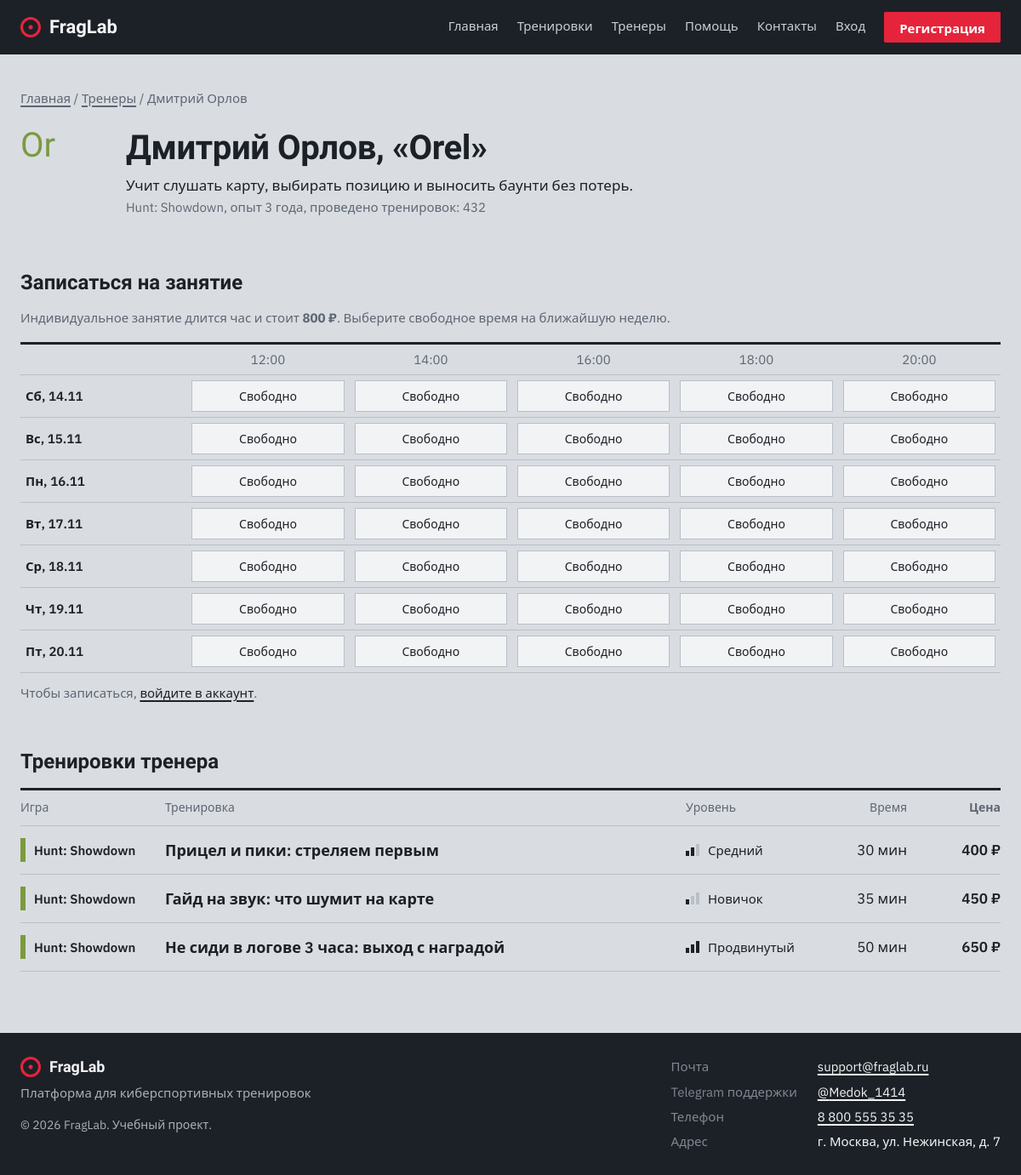
The app's page /coach.php?id=4 with its own data.
### tables this page shows
CREATE TABLE coaches (
    id               INT AUTO_INCREMENT PRIMARY KEY,
    full_name        VARCHAR(100) NOT NULL,
    nickname         VARCHAR(50)  NOT NULL,
    game_id          INT          NOT NULL,
    experience_years TINYINT      NOT NULL DEFAULT 1,
    bio              TEXT         NOT NULL,
    FOREIGN KEY (game_id) REFERENCES games(id) ON DELETE CASCADE
);

CREATE TABLE games (
    id          INT AUTO_INCREMENT PRIMARY KEY,
    name        VARCHAR(50)  NOT NULL UNIQUE,
    genre       VARCHAR(50)  NOT NULL,
    description TEXT         NOT NULL,
    color       VARCHAR(7)   NOT NULL DEFAULT '#7C3AED',
     
    hour_price  INT          NOT NULL DEFAULT 1000
);

CREATE TABLE trainings (
    id           INT AUTO_INCREMENT PRIMARY KEY,
    title        VARCHAR(150) NOT NULL,
    game_id      INT          NOT NULL,
    coach_id     INT          NULL,
    level        ENUM('Новичок','Средний','Продвинутый') NOT NULL DEFAULT 'Новичок',
    duration_min SMALLINT     NOT NULL,
    description  TEXT         NOT NULL,
    created_at   DATETIME     NOT NULL DEFAULT CURRENT_TIMESTAMP,
    FOREIGN KEY (game_id)  REFERENCES games(id)   ON DELETE CASCADE,
    FOREIGN KEY (coach_id) REFERENCES coaches(id) ON DELETE SET NULL
);

### config.php (called while the page is built, shortened)
<?php
function e($value): string
{
    return htmlspecialchars((string)$value, ENT_QUOTES, 'UTF-8');
}
function plural(int $n, string $one, string $few, string $many): string
{
    $mod10 = $n % 10;
    $mod100 = $n % 100;
    if ($mod10 === 1 && $mod100 !== 11) {
        $word = $one;
    } elseif ($mod10 >= 2 && $mod10 <= 4 && ($mod100 < 12 || $mod100 > 14)) {
        $word = $few;
    } else {
        $word = $many;
    }
    return "$n $word";
}
function sessions_done(int $experienceYears): int
{
    return SESSIONS_PER_MONTH * 12 * $experienceYears;
}
function training_price(int $hourPrice, int $minutes): int
{
    return (int)(round($hourPrice * $minutes / 60 / 50) * 50);
}
function rub(int $amount): string
{
    return number_format($amount, 0, '', ' ') . ' ₽';
}
function current_user(): ?array
{
    return $_SESSION['user'] ?? null;
}

### coach.php (the view, shortened to what this page needs)
<?php
require 'config.php';
$id = (int)($_GET['id'] ?? 0);
$stmt = $pdo->prepare(
    'SELECT c.*, g.name AS game, g.color, g.hour_price FROM coaches c JOIN games g ON g.id = c.game_id WHERE c.id = ?'
);
$stmt->execute([$id]);
$coach = $stmt->fetch();
$days = [];
for ($i = 1; $i <= DAYS_AHEAD; $i++) {
    $days[] = date('Y-m-d', strtotime("+$i day"));
}
$slots = [];
foreach ($days as $day) {
    foreach (SLOT_TIMES as $time) {
        $slots[] = "$day $time:00";
    }
}
$stmt = $pdo->prepare('SELECT starts_at, user_id FROM bookings WHERE coach_id = ? AND starts_at BETWEEN ? AND ?');
$stmt->execute([$id, $slots[0], end($slots)]);
$busy = $stmt->fetchAll(PDO::FETCH_KEY_PAIR);
$stmt = $pdo->prepare(
    'SELECT t.*, g.name AS game, g.color, g.hour_price, NULL AS coach
     FROM trainings t JOIN games g ON g.id = t.game_id
     WHERE t.coach_id = ? ORDER BY t.duration_min'
);
$stmt->execute([$id]);
$trainings = $stmt->fetchAll();
require 'includes/header.php';
?>
<nav class="breadcrumbs">
    <a href="index.php">Главная</a> / <a href="coaches.php">Тренеры</a> / <?= e($coach['full_name']) ?>
</nav>
<div class="coach-head" style="--game: <?= e($coach['color']) ?>">
    <div class="coach-nick"><?= e(mb_substr($coach['nickname'], 0, 2)) ?></div>
    <div>
        <h1 class="page-title" style="margin-bottom: 8px"><?= e($coach['full_name']) ?>, «<?= e($coach['nickname']) ?>»</h1>
        <p><?= e($coach['bio']) ?></p>
        <p class="muted"><?= e($coach['game']) ?>, опыт <?= plural((int)$coach['experience_years'], 'год', 'года', 'лет') ?>, проведено тренировок: <?= sessions_done((int)$coach['experience_years']) ?></p>
    </div>
</div>
<h2 class="section-title">Записаться на занятие</h2>
<p class="muted" style="margin-bottom: 16px">Индивидуальное занятие длится час и стоит <b><?= rub((int)$coach['hour_price']) ?></b>. Выберите свободное время на ближайшую неделю.</p>
<div class="schedule">
    <table>
        <thead>
        <tr>
            <th></th>
            <?php foreach (SLOT_TIMES as $time): ?><th><?= $time ?></th><?php endforeach; ?>
        </tr>
        </thead>
        <tbody>
        <?php foreach ($days as $day): ?>
            <tr>
                <th><?= WEEKDAYS[date('N', strtotime($day))] ?>, <?= date('d.m', strtotime($day)) ?></th>
                <?php foreach (SLOT_TIMES as $time): $slot = "$day $time:00"; ?>
                    <td>
                        <?php if (isset($busy[$slot]) && $user && (int)$busy[$slot] === $user['id']): ?>
                            <span class="slot slot-mine">Вы записаны</span>
                        <?php elseif (isset($busy[$slot])): ?>
                            <span class="slot slot-busy">Занято</span>
                        <?php elseif ($user): ?>
                            <form method="post">
                                <button class="slot slot-free" name="slot" value="<?= $slot ?>">Записаться</button>
                            </form>
                        <?php else: ?>
                            <a href="login.php" class="slot slot-free">Свободно</a>
                        <?php endif; ?>
                    </td>
                <?php endforeach; ?>
            </tr>
        <?php endforeach; ?>
        </tbody>
    </table>
</div>
<?php if (!$user): ?>
    <p class="muted" style="margin-top: 12px">Чтобы записаться, <a href="login.php">войдите в аккаунт</a>.</p>
<?php endif; ?>
<h2 class="section-title">Тренировки тренера</h2>
<div class="board">
    <?php include 'includes/board_head.php'; ?>
    <?php foreach ($trainings as $t) include 'includes/card.php'; ?>
</div>
<?php require 'includes/footer.php'; ?>

### includes/card.php (shortened to what this page needs)
<?php
$levelNum = ['Новичок' => 1, 'Средний' => 2, 'Продвинутый' => 3][$t['level']];
?>
<a href="training.php?id=<?= $t['id'] ?>" class="board-row" style="--game: <?= e($t['color']) ?>">
    <span class="row-game"><?= e($t['game']) ?></span>
    <span class="row-title">
        <?= e($t['title']) ?>
    </span>
    <span class="level"><span class="bars l<?= $levelNum ?>"><i></i><i></i><i></i></span><?= e($t['level']) ?></span>
    <span class="row-time"><?= $t['duration_min'] ?> мин</span>
    <span class="row-price"><?= rub(training_price((int)$t['hour_price'], (int)$t['duration_min'])) ?></span>
</a>

### assets/style.css (style rules this page uses)
:root { --steel: #D9DDE2; --paper: #F2F3F5; --graphite: #1C2127; --graphite-2: #2A3038; --target: #E5243B; --hit: #F2C230; --muted: #5E6672; --line: #B9BFC7; --font-head: 'Unbounded', sans-serif; --font-body: 'IBM Plex Sans', 'Segoe UI', sans-serif; }
* { box-sizing: border-box; margin: 0; padding: 0; }
body { background: var(--steel); color: var(--graphite); font-family: var(--font-body); font-size: 17px; line-height: 1.55; min-height: 100vh; display: flex; flex-direction: column; }
a { color: var(--graphite); text-decoration-thickness: 2px; text-underline-offset: 3px; }
h1, h2, h3, .logo { font-family: var(--font-head); font-weight: 700; line-height: 1.15; }
.muted { color: var(--muted); font-size: 15px; }
.page-title { font-size: 40px; margin-bottom: 28px; letter-spacing: -0.01em; }
.section-title { font-size: 24px; margin: 56px 0 16px; }
.board { border-top: 3px solid var(--graphite); }
.board-head, .board-row { display: grid; grid-template-columns: 150px 1fr 160px 80px 90px; gap: 20px; align-items: center; padding: 14px 0; }
.row-price { text-align: right; font-weight: 600; font-variant-numeric: tabular-nums; white-space: nowrap; }
.board-row { border-bottom: 1px solid var(--line); text-decoration: none; color: var(--graphite); }
.row-game { display: flex; align-items: center; gap: 10px; font-weight: 600; font-size: 15px; }
.row-game::before { content: ''; width: 6px; height: 28px; background: var(--game); flex: none; }
.row-title { font-weight: 600; font-size: 18px; }
.row-time { text-align: right; font-variant-numeric: tabular-nums; }
.level { display: inline-flex; align-items: center; gap: 10px; font-size: 15px; }
.bars { display: inline-flex; align-items: flex-end; gap: 2px; height: 14px; }
.bars i { width: 4px; background: var(--line); }
.bars i:nth-child(1) { height: 6px; }
.bars i:nth-child(2) { height: 10px; }
.bars i:nth-child(3) { height: 14px; }
.bars.l1 i:nth-child(-n+1), .bars.l2 i:nth-child(-n+2), .bars.l3 i:nth-child(-n+3) { background: var(--graphite); }
.breadcrumbs { color: var(--muted); font-size: 15px; margin-bottom: 24px; }
.breadcrumbs a { color: var(--muted); }
.coach-nick { font-family: var(--font-head); font-size: 40px; line-height: 1; color: var(--game); }
.coach-head { display: grid; grid-template-columns: 96px 1fr; gap: 28px; padding-bottom: 8px; }
.coach-head p { max-width: 62ch; }
.schedule { overflow-x: auto; }
.schedule table { border-collapse: collapse; min-width: 640px; width: 100%; border-top: 3px solid var(--graphite); }
.schedule th, .schedule td { padding: 6px; border-bottom: 1px solid var(--line); text-align: center; font-size: 15px; }
.schedule thead th { color: var(--muted); font-weight: 400; }
.schedule tbody th { text-align: left; font-weight: 600; white-space: nowrap; padding-right: 16px; }
.slot { display: block; width: 100%; padding: 8px 4px; font: 14px var(--font-body); border: 1px solid transparent; text-decoration: none; }
.slot-free { background: var(--paper); border-color: var(--line); color: var(--graphite); cursor: pointer; }

### records on screen
coaches: full_name "Дмитрий Орлов", nickname "Or", nickname "Orel", bio "Учит слушать карту, выбирать позицию и выносить баунти без потерь.", game.name "Hunt: Showdown", experience_years "3 года", experience_years "432", game.hour_price "800 ₽"
trainings: game.name "Hunt: Showdown", title "Прицел и пики: стреляем первым", level "Средний", duration_min "30", game+duration_min "400 ₽"
trainings: game.name "Hunt: Showdown", title "Гайд на звук: что шумит на карте", level "Новичок", duration_min "35", game+duration_min "450 ₽"
trainings: game.name "Hunt: Showdown", title "Не сиди в логове 3 часа: выход с наградой", level "Продвинутый", duration_min "50", game+duration_min "650 ₽"

### other values on screen
$label "Главная"
$label "Тренировки"
$label "Тренеры"
$label "Помощь"
$label "Контакты"
$time "12:00"
$time "14:00"
$time "16:00"
$time "18:00"
$time "20:00"
WEEKDAYS[date('N', strtotime($day))] "Сб"
date('d.m', strtotime($day)) "14.11"
WEEKDAYS[date('N', strtotime($day))] "Вс"
date('d.m', strtotime($day)) "15.11"
WEEKDAYS[date('N', strtotime($day))] "Пн"
